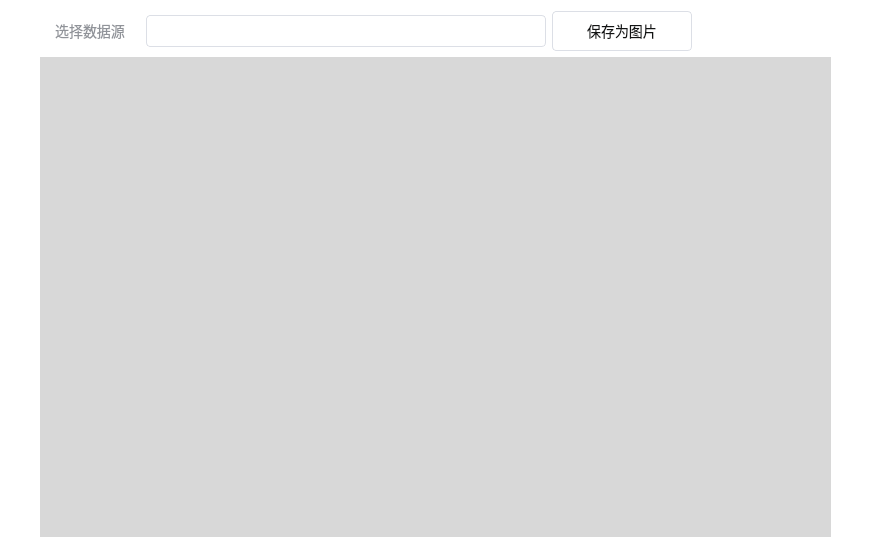
<?xml version="1.0" encoding="UTF-8"?>
<ui version="4.0">
 <class>FormModeTrainGraphic</class>
 <widget class="QWidget" name="FormModeTrainGraphic">
  <property name="geometry">
   <rect>
    <x>0</x>
    <y>0</y>
    <width>871</width>
    <height>557</height>
   </rect>
  </property>
  <property name="windowTitle">
   <string>Form</string>
  </property>
  <property name="styleSheet">
   <string notr="true">background-color: rgb(255, 255, 255);</string>
  </property>
  <layout class="QVBoxLayout" name="verticalLayout">
   <property name="leftMargin">
    <number>40</number>
   </property>
   <property name="rightMargin">
    <number>40</number>
   </property>
   <property name="bottomMargin">
    <number>20</number>
   </property>
   <item>
    <layout class="QHBoxLayout" name="horizontalLayout">
     <item>
      <widget class="QLabel" name="label_10">
       <property name="sizePolicy">
        <sizepolicy hsizetype="Minimum" vsizetype="Fixed">
         <horstretch>0</horstretch>
         <verstretch>0</verstretch>
        </sizepolicy>
       </property>
       <property name="minimumSize">
        <size>
         <width>100</width>
         <height>40</height>
        </size>
       </property>
       <property name="maximumSize">
        <size>
         <width>16777215</width>
         <height>40</height>
        </size>
       </property>
       <property name="styleSheet">
        <string notr="true">font-weight: 400; 
font-size: 14px;
color: #909399 </string>
       </property>
       <property name="text">
        <string>选择数据源</string>
       </property>
       <property name="alignment">
        <set>Qt::AlignCenter</set>
       </property>
      </widget>
     </item>
     <item>
      <widget class="QComboBox" name="cboData">
       <property name="sizePolicy">
        <sizepolicy hsizetype="Fixed" vsizetype="Fixed">
         <horstretch>0</horstretch>
         <verstretch>0</verstretch>
        </sizepolicy>
       </property>
       <property name="minimumSize">
        <size>
         <width>400</width>
         <height>32</height>
        </size>
       </property>
       <property name="maximumSize">
        <size>
         <width>400</width>
         <height>32</height>
        </size>
       </property>
       <property name="styleSheet">
        <string notr="true">QComboBox{
	background: #FFFFFF;
	border: 1px solid #DCDFE6;
	padding: 5px 12px;
	border-radius: 4px;
	opacity: 1;
	color: #606266;
	font-size: 16px;
	font-weight: normal;
}
QComboBox:!enabled{
	background: #EEEEEE;
}
QComboBox QAbstractItemView{
	background: #FFFFFF;
	border: 1px solid #DCDFE6;
	border-radius: 4px;
	opacity: 1;
	color: #606266;
	font-size: 16px;
	font-weight: normal;
	margin: 0px;
    outline:0px;
	show-decoration-selected: 1
}
QComboBox QAbstractItemView::item{
    background-color: transparent;
    height:40px;
    padding-left:12px;
	margin: 0px;
}
QComboBox QAbstractItemView::item:selected{
    background-color: rgba(0, 71, 187, 0.1);
    color: #0047BB;
}
QComboBox QAbstractItemView::item:hover{
    background-color: rgba(0, 71, 187, 0.1);
    color: #0047BB;
}
QComboBox::drop-down {
    border:none;
}
QComboBox::down-arrow {
    image: url(:/res/image/icon_down_arrow.png);
    padding-right:8px;
}

QComboBox QAbstractScrollArea QScrollBar:vertical{
    width: 10px;
    background-color: #FFFFFF;
}
QComboBox QAbstractScrollArea QScrollBar::handle:vertical {
    border-radius: 5px;
    background: rgb(220,220,220);
}
QComboBox QAbstractScrollArea QScrollBar::handle:vertical:hover {
    border-radius: 5px;
    background: rgb(190,190,190);
}</string>
       </property>
       <property name="editable">
        <bool>false</bool>
       </property>
       <property name="frame">
        <bool>true</bool>
       </property>
      </widget>
     </item>
     <item>
      <widget class="QPushButton" name="btnSaveImg">
       <property name="minimumSize">
        <size>
         <width>140</width>
         <height>40</height>
        </size>
       </property>
       <property name="maximumSize">
        <size>
         <width>16777215</width>
         <height>40</height>
        </size>
       </property>
       <property name="styleSheet">
        <string notr="true">.QPushButton{
    border-radius: 4px;
    opacity: 1;
    background: #FFFFFF;
    border:1px solid #DCDFE6;
    font-size: 14px;
    font-weight: normal;
    line-height: 24px;
    color: #131414;
    padding-left:16px;
    padding-right:16px;
}

.QPushButton:!enabled{
	color: #909399;
}

.QPushButton:hover{
	border:1px solid #131414;
}</string>
       </property>
       <property name="text">
        <string>保存为图片</string>
       </property>
      </widget>
     </item>
     <item>
      <spacer name="horizontalSpacer">
       <property name="orientation">
        <enum>Qt::Horizontal</enum>
       </property>
       <property name="sizeHint" stdset="0">
        <size>
         <width>40</width>
         <height>20</height>
        </size>
       </property>
      </spacer>
     </item>
    </layout>
   </item>
   <item>
    <widget class="QWidget" name="widgetGraphic" native="true">
     <property name="sizePolicy">
      <sizepolicy hsizetype="Expanding" vsizetype="Expanding">
       <horstretch>0</horstretch>
       <verstretch>0</verstretch>
      </sizepolicy>
     </property>
     <property name="minimumSize">
      <size>
       <width>0</width>
       <height>0</height>
      </size>
     </property>
     <property name="maximumSize">
      <size>
       <width>16777215</width>
       <height>16777215</height>
      </size>
     </property>
     <property name="styleSheet">
      <string notr="true">background-color: #D8D8D8;</string>
     </property>
    </widget>
   </item>
  </layout>
 </widget>
 <resources/>
 <connections/>
</ui>
